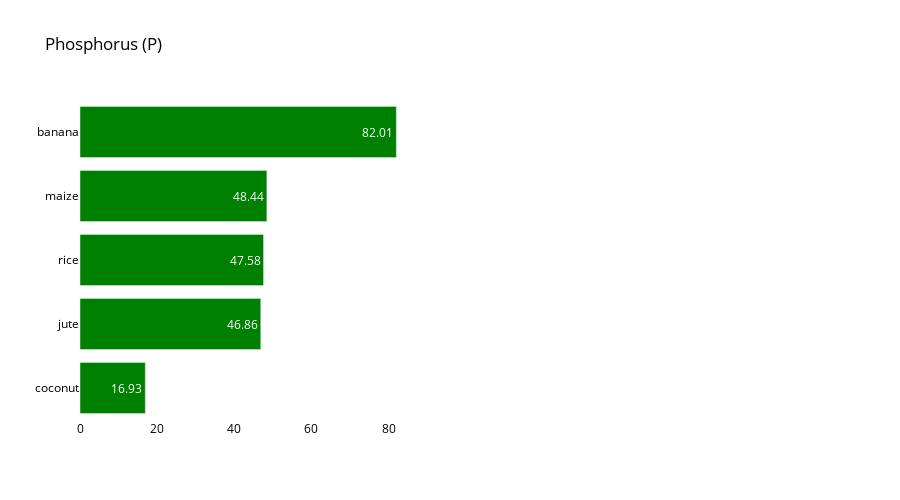

This figure's notebook cell:
### Markdown cell above
## Phosphorus Analysis

### Code cell
crop_summary_P = crop_summary.sort_values(by='P', ascending=False)
  
fig = make_subplots(rows=1, cols=2)

top = {
    'y' : crop_summary_P['P'][0:5].sort_values().index,
    'x' : crop_summary_P['P'][0:5].sort_values()
}
fig.add_trace(
    go.Bar(top,
           name="Most phosphorus required",
           marker_color=random.choice(colorarr),
           orientation='h',
          text=top['x']),
    
    row=1, col=1
)
fig.update_traces(texttemplate='%{text}', textposition='inside')
fig.update_layout(title_text="Phosphorus (P)",
                  plot_bgcolor='white',
                  font_size=12, 
                  font_color='black',
                 height=500)

fig.update_xaxes(showgrid=False)
fig.update_yaxes(showgrid=False)
fig.show()

### Figure 1 — Plotly figure (JSON) as saved in the notebook; plotly's stock layout.template omitted (floating-point values rounded to 4 significant figures)
{"data": [{"marker": {"color": "green"}, "name": "Most phosphorus required", "orientation": "h", "text": [16.93, 46.86, 47.58, 48.44, 82.01], "textposition": "inside", "texttemplate": "%{text}", "type": "bar", "x": [16.93, 46.86, 47.58, 48.44, 82.01], "xaxis": "x", "y": ["coconut", "jute", "rice", "maize", "banana"], "yaxis": "y"}], "layout": {"font": {"color": "black", "size": 12}, "height": 500, "plot_bgcolor": "white", "title": {"text": "Phosphorus (P)"}, "xaxis": {"anchor": "y", "domain": [0, 0.45], "showgrid": false}, "xaxis2": {"anchor": "y2", "domain": [0.55, 1], "showgrid": false}, "yaxis": {"anchor": "x", "domain": [0, 1], "showgrid": false}, "yaxis2": {"anchor": "x2", "domain": [0, 1], "showgrid": false}}}
